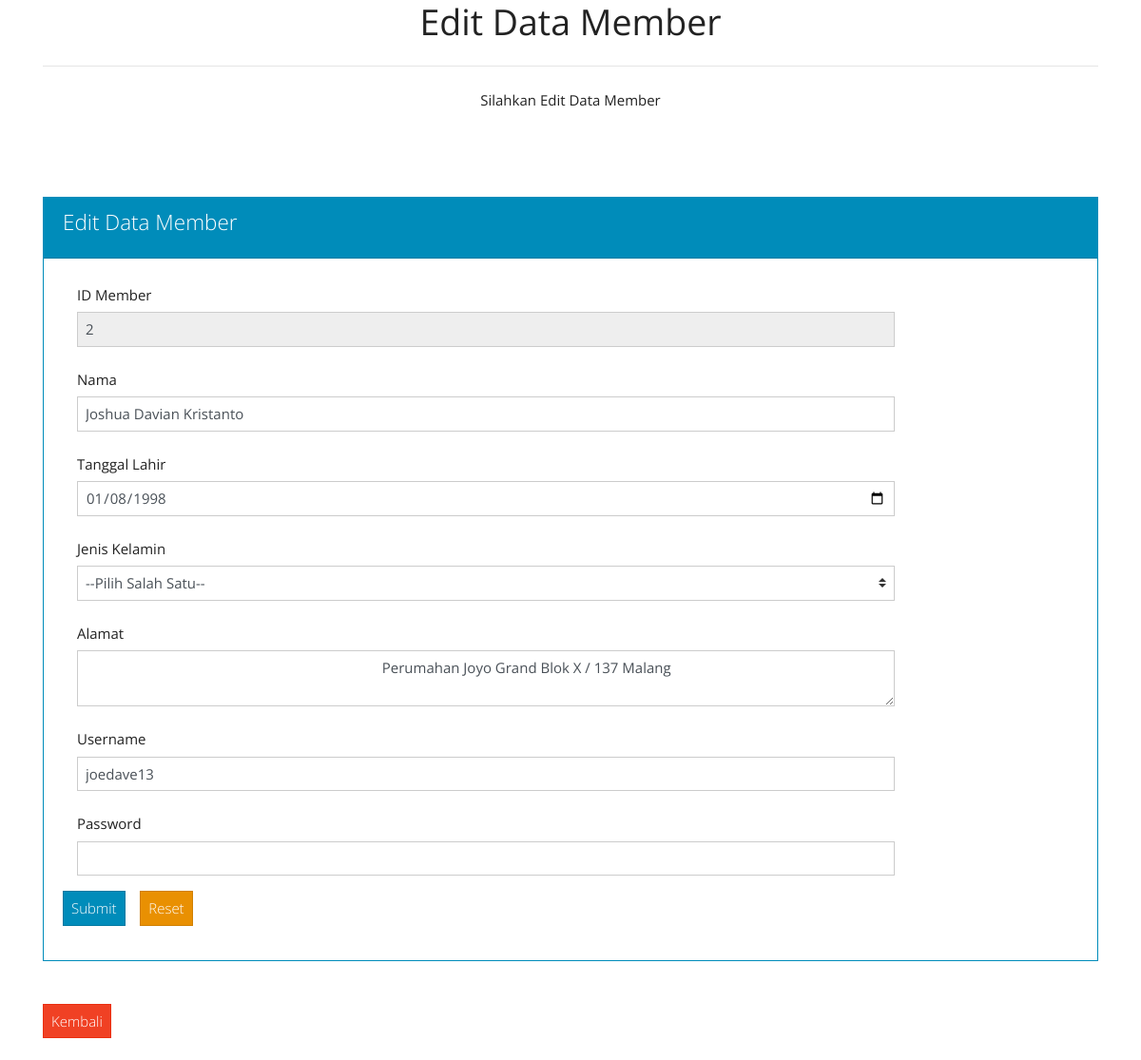
Screenshot of /Member/update/2 with the database file from the repository.
### tables this page shows
CREATE TABLE `user` (
  `id` int(11) NOT NULL,
  `nama` varchar(30) NOT NULL,
  `ttl` date NOT NULL,
  `jk` varchar(20) NOT NULL,
  `alamat` varchar(50) NOT NULL,
  `username` varchar(30) NOT NULL,
  `password` varchar(32) NOT NULL,
  `level` int(5) NOT NULL
);

### application/controllers/Member.php (called while the page is built, shortened)
<?php
class Member extends CI_Controller {
	public function __construct()
	{
		$this->load->model('M_member');
		$this->load->library('form_validation');
	}
	public function update($id)
	{
		$where = array('id' => $id);
		$data['user'] = $this->M_member->edit_data($where, 'user')->result();
		$this->load->view('edit_datamember', $data);
	}
}

### index.php (called while the page is built, shortened)
<?php
require_once BASEPATH.'core/CodeIgniter.php';

### application/models/M_member.php (called while the page is built, shortened)
<?php
class M_member extends CI_Model {
	public function edit_data($where, $table)
	{
		return $this->db->get_where($table, $where);
	}
}

### application/views/edit_datamember.php (the view, shortened to what this page needs)
<!DOCTYPE html>
<html lang="en">
	<head>
		<link href="https://stackpath.bootstrapcdn.com/bootswatch/4.1.1/yeti/bootstrap.min.css" rel="stylesheet">
		<link rel="stylesheet" href="https://cdnjs.cloudflare.com/ajax/libs/open-iconic/1.1.1/font/css/open-iconic-bootstrap.min.css" />
	</head>
	<body>
		<div class="container">
			<center><h1><b>Edit Data Member</b></h1></center>
			<center><hr class="my-4"></center>
			<center>Silahkan Edit Data Member</center>
			<br><br>
			<br><br>
			<div class="card border-primary w-100">
				<div class="card-header bg-primary text-white">
					<h4 class="card-title">Edit Data Member</h4>
				</div>
				<div class="card-body">
					<?php foreach ($user as $key) { ?>
						<?php echo form_open('Member/aksi_edit/'.$key->id); ?>
							<div class="form-group">
								<label class="col-sm-6 col-form-label" for="id">ID Member</label>
								<div class="col-sm-10">
									<input type="text" name="id" class="form-control" value="<?php echo $key->id; ?>" readonly>
								</div>
							</div>
							<div class="form-group">
								<label class="col-sm-6 col-form-label" for="nama">Nama</label>
								<div class="col-sm-10">
									<input type="text" name="nama" class="form-control" value="<?php echo $key->nama; ?>">
								</div>
							</div>
							<div class="form-group">
								<label class="col-sm-6 col-form-label" for="ttl">Tanggal Lahir</label>
								<div class="col-sm-10">
									<input type="date" name="ttl" class="form-control" value="<?php echo $key->ttl ?>">
								</div>
							</div>
							<div class="form-group">
								<label class="col-sm-6 col-form-label" for="jk">Jenis Kelamin</label>
								<div class="col-sm-10">
									<select class="custom-select" name="jk">
										<option>--Pilih Salah Satu--</option>
									</select>
								</div>
							</div>
							<div class="form-group">
								<label class="col-sm-6 col-form-label" for="alamat">Alamat</label>
								<div class="col-sm-10">
									<textarea class="form-control" name="alamat">
										<?php echo $key->alamat; ?>
									</textarea>
								</div>
							</div>
							<div class="form-group">
								<label class="col-sm-6 col-form-label" for="username">Username</label>
								<div class="col-sm-10">
									<input type="text" name="username" class="form-control" value="<?php echo $key->username; ?>">
								</div>
							</div>
							<div class="form-group">
								<label class="col-sm-6 col-form-label" for="password">Password</label>
								<div class="col-sm-10">
									<input type="password" name="password" class="form-control">
								</div>
							</div>
							<div class="form-group">
								<button type="submit" class="btn btn-primary">
									<span class="oi oi-check"></span> Submit
								</button>
								<button type="reset" class="btn btn-warning">
									<span class="oi oi-trash"></span> Reset
								</button>
							</div>
						<?php echo form_close(); ?>
					<?php } ?>
				</div>
			</div>
			<br><br>
			<a class="btn btn-danger" href="<?php echo base_url('Member/index'); ?>">
				<span class="oi oi-chevron-left"></span> Kembali
			</a>
			<br><br>
		</div>
	</body>
</html>

### rows the page displays
user: id "2", nama "Joshua Davian Kristanto", ttl "01/08/1998", alamat "Perumahan Joyo Grand Blok X / 137 Malang", username "joedave13"
